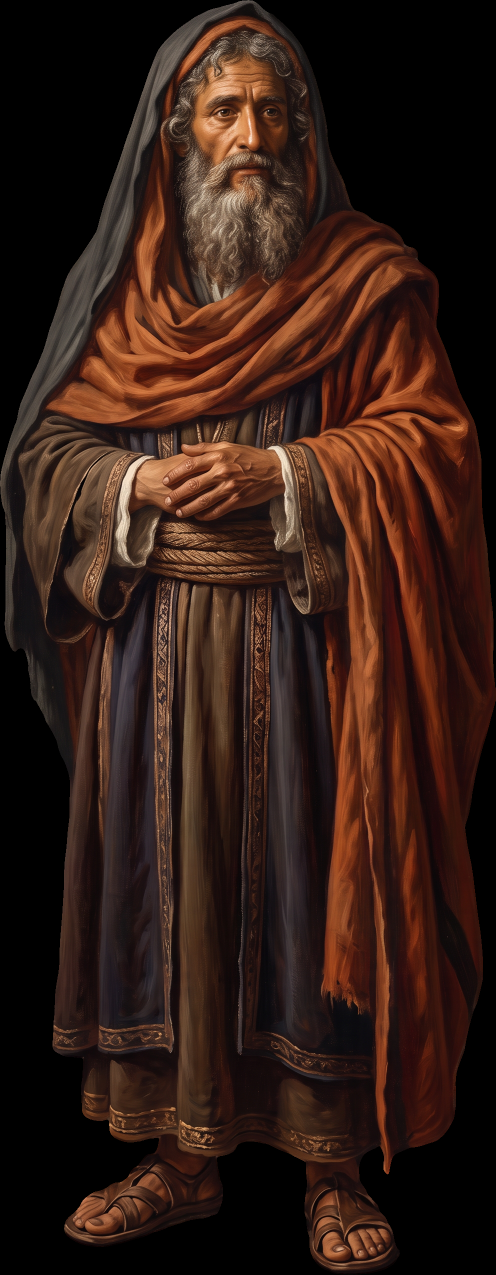
#> input picture bible-bitz/nicodemus/assets/kittl_cut2/joseph_fullbody_01.png, 991 x 2550 px (shown at 1/2 size)
$ python -i film.py   (imports and definitions only)
#> lines starting #> are read from the running program, lines starting #| are printed output that depends on the picture
### bible-bitz/nicodemus/build/motion.py
"""2.5D motion test: real photo backgrounds, cut-out characters as separate layers,
parallax camera, light flicker, drifting dust. Renders short MP4 clips."""
import os, sys, math, random, subprocess
sys.path.insert(0, os.path.dirname(os.path.abspath(__file__)))
import numpy as np, cv2
from PIL import Image, ImageFilter, ImageEnhance, ImageDraw
from engine import ROOT, A, W, H, grain, font

FPS = 16
OUT = os.path.join(ROOT, 'motion_tests'); os.makedirs(OUT, exist_ok=True)
BOWL = lambda s: font('BowlbyOne.ttf', s)


def load(p):
    return Image.open(A(*p.split('/')))


def ease(t):
    return t * t * (3 - 2 * t)


# ---------- photo grading ----------
def night_grade(im, warm_spot=None, strength=1.0):
    """Day-for-night on an old B&W photo: deep blue shadows, optional warm lamp pool."""
    g = np.asarray(im.convert('L'), dtype=np.float32) / 255
    g = np.clip((g - 0.08) * 1.15, 0, 1) ** 1.35
    blue = np.stack([g * 70 + 6, g * 105 + 10, g * 165 + 22], -1)
    if warm_spot:
        h, w = g.shape
        yy, xx = np.mgrid[0:h, 0:w]
        cx, cy, r = warm_spot
        m = np.exp(-(((xx - cx * w) ** 2 + (yy - cy * h) ** 2) / (2 * (r * w) ** 2)))[..., None]
        warm = np.stack([g * 255, g * 175 + 10, g * 95 + 5], -1) * 1.15
        blue = blue * (1 - m * strength) + warm * m * strength
    return Image.fromarray(np.clip(blue, 0, 255).astype(np.uint8))


# [29 lines left out: functions warm_grade, char_to_light, relight, rim_shadow, not called in this run]


# ---------- layer composition ----------
class Layer:
    """An image placed in a virtual 3D space. depth 0 = background, 1 = camera plane.
    Nearer layers move and scale more when the camera moves: that is the parallax."""

    # [180 lines left out: functions __init__, render_frame, _paste, dust_layer, light_pool, add_light and 4 more, not called in this run]


# ---------- scene: rooftops at night ----------
def city_strip():
    """Real view over Jerusalem from the Mount of Olives, graded to night, sky keyed out."""
    im = load('bg/jerusalem_from_olives.jpg').convert('L').crop((150, 440, 1790, 1340))
    g = np.asarray(im, dtype=np.float32)
    h, w = g.shape
    yy = np.mgrid[0:h, 0:w][0]
    sky = (g > 175) & (yy < 140)                           # bright sky above the skyline
    sky = cv2.morphologyEx(sky.astype(np.uint8), cv2.MORPH_OPEN, np.ones((5, 5), np.uint8))
    m = (1 - sky).astype(np.float32)
    m = cv2.GaussianBlur(m, (0, 0), 3)
    out = np.asarray(night_grade(im), dtype=np.float32)
    fall = np.clip(1.0 - (yy - 200) / (h - 200), 0.28, 1.0) ** 1.2   # ground fades into darkness
    out = Image.fromarray(np.clip(out * 0.75 * fall[..., None], 0, 255).astype(np.uint8)).convert('RGBA')
    out.putalpha(Image.fromarray((m * 255).astype(np.uint8)))
    d = ImageDraw.Draw(out); rng = random.Random(4)
    for _ in range(140):                                    # lamp-lit windows in the city band
        x, y = rng.uniform(250, w - 60), rng.uniform(70, 210)
        r = rng.uniform(1.5, 3)
        d.ellipse((x - r, y - r, x + r, y + r), fill=(255, 196, 120, 210))
    return out


def roof_ledge():
    """Near rooftop parapet in silhouette: real stone, almost black, with a ragged top."""
    im = load('bg/arched_street_a.jpg').convert('L').crop((60, 900, 760, 1300))
    g = night_grade(im); g = ImageEnhance.Brightness(g).enhance(0.38)
    g = g.resize((W + 400, int((W + 400) * g.height / g.width)), Image.LANCZOS).convert('RGBA')
    w, h = g.size
    m = Image.new('L', (w, h), 0); d = ImageDraw.Draw(m); rng = random.Random(2)
    pts = [(0, h)]; x = 0
    while x < w:
        pts.append((x, rng.uniform(0, 26))); x += rng.uniform(60, 160)
    pts += [(w, 10), (w, h)]
    d.polygon(pts, fill=255)
    g.putalpha(m.filter(ImageFilter.GaussianBlur(2)))
    return g


# [137 lines left out: functions scene_rooftop, scene_bed, sunset_grade, scene_burial, not called in this run]


# [4 lines that do not run on import are left out]

### bible-bitz/nicodemus/build/film.py
"""Full Bible Bitz: Nicodemus video. 2.5D: real photo/painting backgrounds, cut-out
characters on their own layers, parallax camera, captions timed to the voiceover,
sound effects mixed to the words. Usage: python3 build/film.py [scene numbers...]"""
import os, sys, json, math, random, subprocess
from multiprocessing import Pool
sys.path.insert(0, os.path.dirname(os.path.abspath(__file__)))
import numpy as np, cv2
from PIL import Image, ImageDraw, ImageFilter, ImageEnhance, ImageFont
import motion as M
from motion import Layer, render_frame, relight, night_grade, add_light, light_pool, dust_layer, ease, W, H, FPS
from engine import ROOT, A, grain, font
import stills2 as S2
from timewarp import T, END_NEW

# [1 line not run here, left out]
AUD = os.path.join(ROOT, 'audio')
# [1 line not run here, left out]
BOWL = lambda s: font('BowlbyOne.ttf', s)
CINZEL = lambda s: font('Cinzel.ttf', s, 700)
GOLD = (236, 178, 56); WHITE = (246, 240, 228)
load = M.load
# [2 lines not run here, left out]


# ---------------- text ----------------
FIX = {'BITS': 'BITZ', 'BITS.': 'BITZ.', 'ANOTHIN.': 'ANOTHEN.', 'ALLOS.': 'ALOES.', 'ARK.': 'ARC.'}
KEY = {'NICODEMUS', 'NIGHT', 'NIGHT?', 'AGAIN', 'ABOVE', 'GALILEE', 'CROSS', 'HUNDRED', '75', 'MYRRH', 'ALOES',
       'DAYLIGHT', 'JOHN', 'FAITH', 'COURAGE', 'FEAR', 'SPIRIT', 'JERUSALEM', 'BITZ', 'BIBLE', 'JESUS', 'BORN',
       'ANOTHEN', 'JOSEPH', 'DEAD', 'ARC', 'QUIET', 'GOD', 'ISRAEL', 'LAW', 'SCRIPTURES', 'PHARISEE', 'RESPECT'}


def caption_chunks():
    chunks, cur = [], []
    for w in WORDS:
        cur.append(w)
        end = w['w'][-1] in '.?!,'
        if end or len(cur) >= 3:
            chunks.append(cur); cur = []
    if cur: chunks.append(cur)
    out = []
    for i, c in enumerate(chunks):
        s = c[0]['s']; e = chunks[i + 1][0]['s'] if i + 1 < len(chunks) else c[-1]['e'] + 0.6
        e = min(e, c[-1]['e'] + 0.5)
        words = [FIX.get(x['w'].upper(), x['w'].upper()) for x in c]
        out.append({'s': s, 'e': e, 'words': words})
    return out


# [1 line that did not run here, left out]
_cap_cache = {}


# [30 lines left out: functions caption_img, draw_caption, not called in this run]


_vt = {}


# [14 lines left out: functions verse_tag, word_in, not called in this run]


def big(txt, size=150, col=WHITE):
    return M.glow_word(txt, size, col)


def serif(txt, size=110, col=WHITE):
    return S2.glow_text(txt, CINZEL(size), col, glow=14)


# ---------------- channel logo ----------------
_logo = None


# [32 lines left out: functions logo_card, logo_reveal, not called in this run]

# ---------------- backgrounds ----------------
def fill(im, scale=1.12, blur=0):
    im = im.convert('RGB'); s = max(W * scale / im.width, H * scale / im.height)
    im = im.resize((int(im.width * s) + 1, int(im.height * s) + 1), Image.LANCZOS)
    if blur: im = im.filter(ImageFilter.GaussianBlur(blur))
    return im.convert('RGBA')


# [30 lines left out: functions bg_court, bg_street, bg_painting, gallery, not called in this run]


_city = None


def night_sky_city():
    global _city
    if _city is None:
        sky = load('bg/stars.jpg'); sky = sky.crop((0, 0, sky.width, int(sky.height * 0.5)))
        sky = fill(ImageEnhance.Brightness(ImageEnhance.Color(sky).enhance(0.7)).enhance(0.85))
        city = M.city_strip(); s = (W * 1.45) / city.width
        city = city.resize((int(city.width * s), int(city.height * s)), Image.LANCZOS).filter(ImageFilter.GaussianBlur(2))
        _city = (sky, city)
    return _city


def tomb_bg(warm=True):
    bg = load('bg/garden_tomb_color.jpg').crop((620, 0, 1920, 1100))
    return fill(M.sunset_grade(bg), scale=1.1, blur=3.5)


# [5 lines left out: function olives_day, not called in this run]


# ---------------- scene table ----------------
# each scene: start, end, builder -> dict(layers, cam, extra(f,t), lights, sfx tags)
def L(img, x, y, h=None, depth=0.5, anim=None, shadow=True, blur=0):
    return Layer(img, x, y, h=h, depth=depth, anim=anim, blur=blur, shadow=shadow)


def bgL(img, dx=0):
    return Layer(img, W / 2 + dx, H / 2, depth=0.0, shadow=False)


def push(z=0.08, px=0, py=0):
    return lambda k: {'zoom': 1 + z * k, 'panx': px * k, 'pany': py * k}


# [12 lines left out: functions walk_in, fade_in, not called in this run]


def breathe(t):
    return {'dy': 3 * math.sin(t * 1.4), 'scale': 1 + 0.004 * math.sin(t * 1.4)}


def lantern_flicker(x, y, r=260, base=0.5):
    return lambda f, t: add_light(f, light_pool(x, y, r), base + 0.12 * math.sin(t * 12) + 0.06 * math.sin(t * 29))


def build_scenes():
    sc = []
    add = lambda s, e, **kw: sc.append(dict(s=s, e=e, **kw))
    nic = lambda: relight(cut('nicodemus_fullbody_01'), light=(0.2, 0.3), reach=1.2, ambient=(0.55, 0.6, 0.8))
    nic_day = lambda: relight(cut('nicodemus_fullbody_01'), light=(-0.2, 0.2), reach=1.8, ambient=(0.75, 0.7, 0.68), warm=(1.1, 1.0, 0.86))
    lantern = lambda: relight(cut('s01_rooftop_lantern'), light=(0.72, 0.62))

    # 1  Jerusalem. Night.
    sky, city = night_sky_city()
    ledge = M.roof_ledge().filter(ImageFilter.GaussianBlur(4))
    add(0.0, 1.54, layers=lambda: [bgL(sky), L(city, W / 2, 820 + city.height / 2, depth=0.2, shadow=False), Layer(ledge, W / 2, 1600 + ledge.height / 2, depth=0.95)],
        cam=push(0.12, 0, -30), dust='cold', words=[(0.0, big('JERUSALEM.', 128), W / 2, 520), (1.1, big('NIGHT.', 170, GOLD), W / 2, 700)])
    # 2  A man steps out of the shadows.
    add(1.54, 3.12, layers=lambda: [bgL(bg_street('a')), L(lantern(), 560, 1600 - 520, h=1040, depth=0.6, anim=fade_in(0, 0.9, dy=60))],
        cam=push(0.1), lights=[lantern_flicker(700, 1270)], dust='warm')
    # 3  respected, educated, powerful
    add(3.12, 5.56, layers=lambda: [bgL(bg_court()), L(nic(), W / 2, 1640 - 600, h=1200, depth=0.6, anim=breathe)],
        cam=push(0.1, 0, -20), words=[(3.12, serif('RESPECTED', 86), W / 2, 330), (3.9, serif('EDUCATED', 86), W / 2, 450), (4.6, serif('POWERFUL', 86, GOLD), W / 2, 570)])
    # 4a name
    add(5.56, 7.6, layers=lambda: [bgL(S2.wood_wall(0.5).resize((int(W * 1.12), int(H * 1.12)))),
                                   L(nic(), W / 2, 1700 - 650, h=1300, depth=0.6, anim=breathe)],
        cam=push(0.08), words=[(5.7, serif('NICODEMUS', 128), W / 2, 420)], under_words=True)
    # 4b risk his reputation for one conversation (heartbeat)
    add(7.6, 10.38, layers=lambda: [bgL(bg_street('b')), L(nic(), W / 2, 2300 - 1050, h=2100, depth=0.7, anim=breathe)],
        cam=push(0.14, 0, 60), words=[(9.0, big('ONE CONVERSATION.', 92, GOLD), W / 2, 420)])
    # 5 title
    def title_extra(f, t):
        pass
    add(10.38, 12.6, layers=lambda: [bgL(bg_painting('tissot_nicodemus', None, 0.6, 2))],
        cam=push(0.06), logo_at=10.38)
    # 6a Pharisee, ruler
    add(12.6, 15.0, layers=lambda: [bgL(bg_court()), L(nic(), 640, 1640 - 560, h=1120, depth=0.6, anim=walk_in(-200, dur=1.2))],
        cam=push(0.08, -20), verse='JOHN 3:1')
    # 6b seat among the leaders
    add(15.0, 17.42, layers=lambda: [bgL(bg_painting('sanhedrin', (300, 0, 1500, 1302), 0.8))], cam=push(0.12, 40), verse='JOHN 3:1', sfx_bed='murmur')
    # 7 teacher of Israel
    add(17.42, 19.76, layers=lambda: [bgL(bg_painting('tissot_interview', (20, 20, 570, 748), 0.9))],
        cam=push(0.1), verse='JOHN 3:10')
    # 8 knew the law, the scriptures
    add(19.76, 21.6, layers=lambda: [bgL(bg_painting('callot_pharisees', (40, 40, 1640, 1100), 0.85))], cam=push(0.14, -30))
    # 9 did not have every answer
    add(21.6, 23.26, layers=lambda: [bgL(bg_street('b')), L(nic(), W / 2, 1700 - 650, h=1300, depth=0.6, anim=breathe)],
        cam=push(0.08), words=[(22.3, big('?', 300, GOLD), 820, 520)])
    # 10 leaders had made up their minds
    add(23.26, 25.36, layers=lambda: [bgL(bg_painting('tissot_council', (40, 60, 720, 530), 0.85))], cam=push(0.12, 30), sfx_bed='murmur')
    # 11 watched the miracles, not so sure (bed)
    add(25.36, 28.08, kind='bed')
    # 12 came to Jesus at night (rooftop walk)
    add(28.08, 30.2, kind='rooftop', verse='JOHN 3:2')
    # 13 Why at night? The Bible does not say.
    add(30.2, 31.92, layers=lambda: [bgL(sky), L(city, W / 2, 820 + city.height / 2, depth=0.2, shadow=False), Layer(ledge, W / 2, 1600 + ledge.height / 2, depth=0.95)], cam=push(0.1, 0, -40),
        words=[(30.2, big('WHY AT NIGHT?', 120, GOLD), W / 2, 560)])
    # 14 fear... but he came (cat scare)
    add(31.92, 35.32, kind='cat')
    # 15 respect / Rabbi...
    add(35.32, 39.14, layers=lambda: [bgL(bg_painting('tanner_night_visit', (500, 60, 1500, 1640), 0.9))],
        cam=push(0.12), verse='JOHN 3:2')
    # 16 Jesus answers... born again
    add(39.14, 42.6, layers=lambda: [bgL(bg_painting('dejode_night_piece', (60, 40, 1640, 1180), 0.9))], cam=push(0.16, 0, -30),
        verse='JOHN 3:3', words=[(41.24, big('BORN AGAIN.', 140, GOLD), W / 2, 420)], shake=41.24)
    # 17 Greek word
    add(42.6, 47.2, kind='greek', verse='JOHN 3:3')
    # 18 womb question / fair question
    add(47.2, 51.4, layers=lambda: [bgL(bg_street('a')), L(lantern(), 560, 1620 - 520, h=1040, depth=0.6, anim=breathe)],
        cam=push(0.1), lights=[lantern_flicker(700, 1290)], verse='JOHN 3:4', words=[(47.6, big('?', 260, GOLD), 300, 520), (50.26, big('FAIR.', 150, GOLD), 820, 520)])
    # 19 Jesus explains... from the spirit
    add(51.4, 55.68, layers=lambda: [bgL(bg_painting('tissot_interview', (30, 200, 560, 700), 0.85))], cam=push(0.16, 0, -20),
        verse='JOHN 3:5-6', glow_at=54.84)
    # 20a story goes quiet
    add(55.68, 59.1, layers=lambda: [bgL(bg_street('a', night=False))], cam=push(0.06, 30), words=[(55.9, serif('quiet.', 120), W / 2, 520)], sfx_bed='tick')
    # 20b nothing more of Nicodemus (empty frame)
    add(59.1, 61.74, kind='fade_out')
    # 21a leaders want him arrested
    add(61.74, 63.8, layers=lambda: [bgL(bg_painting('sanhedrin', (100, 0, 1300, 1302), 0.75))], cam=push(0.14, -40), sfx_bed='murmur')
    # 21b one voice speaks up
    add(63.8, 66.64, layers=lambda: [bgL(bg_court()), L(nic(), 760, 1640 - 560, h=1120, depth=0.6, anim=walk_in(260, dur=1.4))],
        cam=push(0.1), sfx_bed='murmur_stop', words=[(65.2, big('ONE VOICE.', 140, GOLD), W / 2, 420)])
    # 22 Does our law judge...
    add(66.64, 68.52, layers=lambda: [bgL(bg_court()), L(nic(), W / 2, 2250 - 1000, h=2000, depth=0.7, anim=breathe)], cam=push(0.1, 0, 40), verse='JOHN 7:51')
    # 23 They turn on him / Galilee
    add(68.52, 70.74, layers=lambda: [bgL(bg_court()), L(relight(cut('s04_council_facepalm'), light=(0.3, 0.2), reach=1.3, ambient=(0.6, 0.62, 0.8)),
                                                           W / 2, 1920 - 560 + 40, h=1120 * 1.6, depth=0.6, anim=fade_in(0, 0.2, dy=40))],
        cam=push(0.08), verse='JOHN 7:52', words=[(69.48, big('GALILEE?!', 140, GOLD), W / 2, 380)], sfx_bed='murmur')
    # 24 says no more
    add(70.74, 72.06, layers=lambda: [bgL(bg_court()), L(nic(), W / 2, 1640 - 450, h=900, depth=0.6)], cam=push(0.05), darken=True)
    # 25 the cross
    add(72.06, 75.42, layers=lambda: [bgL(fill(ImageEnhance.Brightness(raw('zurbaran_crucifixion').crop((0, 0, 1686, 2974))).enhance(0.9), scale=1.1))],
        cam=push(0.1, 0, 60))
    # 26 two men step forward
    add(75.42, 79.68, kind='burial', verse='JOHN 19:38-39')
    # 27 a hundred pounds of myrrh and aloes
    add(79.68, 85.2, kind='spices', verse='JOHN 19:39')
    # 28 came to Jesus by night (callback)
    add(85.2, 88.84, kind='rooftop', verse='JOHN 19:39', words=[(87.2, big('BY NIGHT.', 140), W / 2, 420)])
    # 29 now in daylight
    add(88.84, 92.1, kind='sack_day', words=[(89.2, big('DAYLIGHT.', 140, GOLD), W / 2, 380)])
    # 30 last the Bible tells us / only John
    add(92.1, 95.42, layers=lambda: [bgL(bg_painting('tissot_nicodemus', None, 0.8))], cam=push(0.12),
        words=[(93.84, serif('ONLY JOHN', 110, GOLD), W / 2, 330)])
    # 31-32 three scenes + arc
    add(95.42, 101.04, kind='three')
    # 33 full of questions (bed)
    add(101.04, 102.86, kind='bed2')
    # 34 quiet for a time
    add(102.86, 103.84, layers=lambda: [bgL(bg_street('a', night=False))], cam=push(0.06, -30))
    # 35 standing in the open
    add(103.84, 105.64, layers=lambda: [bgL(tomb_bg()), L(nic_day(), W / 2, 1660 - 600, h=1200, depth=0.6, anim=fade_in(0, 0.4, dy=30))],
        cam=push(0.1), glow_at=103.9, sfx_hit='riser_end')
    # 36 faith / courage
    add(105.64, 108.3, layers=lambda: [bgL(olives_day()), L(nic_day(), 360, 1700 - 500, h=1000, depth=0.6, anim=breathe)], cam=push(0.08, 40),
        words=[(105.64, big('FAITH', 140, GOLD), 700, 460), (107.1, big('COURAGE', 130, GOLD), 680, 620)])
    # 37 Bible Bitz end title
    add(108.3, 110.14, layers=lambda: [bgL(bg_painting('tissot_nicodemus', None, 0.6, 2))],
        cam=push(0.05), logo_at=108.3)
    # 38 like & subscribe / more people
    add(110.14, 118.4, kind='outro')
    return sc


# ---------------- special scenes ----------------
# [142 lines left out: functions special, whip, not called in this run]


def render_scene(i):
    scenes = build_scenes(); s = dict(scenes[i]); s0 = s['s']
    s['s'], s['e'] = T(s['s']), (T(s['e']) if i < len(scenes) - 1 else END_NEW)
    for key in ('shake', 'glow_at', 'logo_at'):
        if s.get(key): s[key] = T(s[key])
    s['words'] = [(T(tt), im, x, y) for tt, im, x, y in s.get('words', [])]
    spec = special(s) if s.get('kind') else {}
    layers = spec.get('layers') or s['layers']()
    cam = spec.get('cam') or s.get('cam') or push()
    words = list(s.get('words', [])) + [(T(tt) if spec.get('words_old', True) else tt, im, x, y) for tt, im, x, y in spec.get('words', [])]
    post = spec.get('post'); lights = s.get('lights', [])
    dust = spec.get('dust') or s.get('dust')
    dfn = dust_layer(45, i + 3, warm=(dust != 'cold')) if dust else None
    f0 = round(s['s'] * FPS); f1 = round(s['e'] * FPS); n = f1 - f0
    shake = (T(spec['shake']) if spec.get('shake') else None) or s.get('shake'); glow_at = s.get('glow_at')
    # [22 lines left out: function frame, not called in this run]
    path = os.path.join(SC, f'{i:02d}.mp4')
    p = subprocess.Popen(['ffmpeg', '-v', 'error', '-y', '-f', 'rawvideo', '-pix_fmt', 'rgb24', '-s', f'{W}x{H}', '-r', str(FPS), '-i', '-',
                          '-c:v', 'libx264', '-pix_fmt', 'yuv420p', '-crf', '20', '-preset', 'medium', path], stdin=subprocess.PIPE)
    for j in range(n): p.stdin.write(np.asarray(frame(j).convert('RGB')).tobytes())
    p.stdin.close(); p.wait()
    return i, n


# [6 lines not run here, left out]

>>> import cv2
>>> picture = cv2.imread('../assets/kittl_cut2/joseph_fullbody_01.png')
#> picture is the input picture: shape (2550, 991, 3); mean B, G, R 21.3, 29.3, 51
>>> result = render_scene(picture)
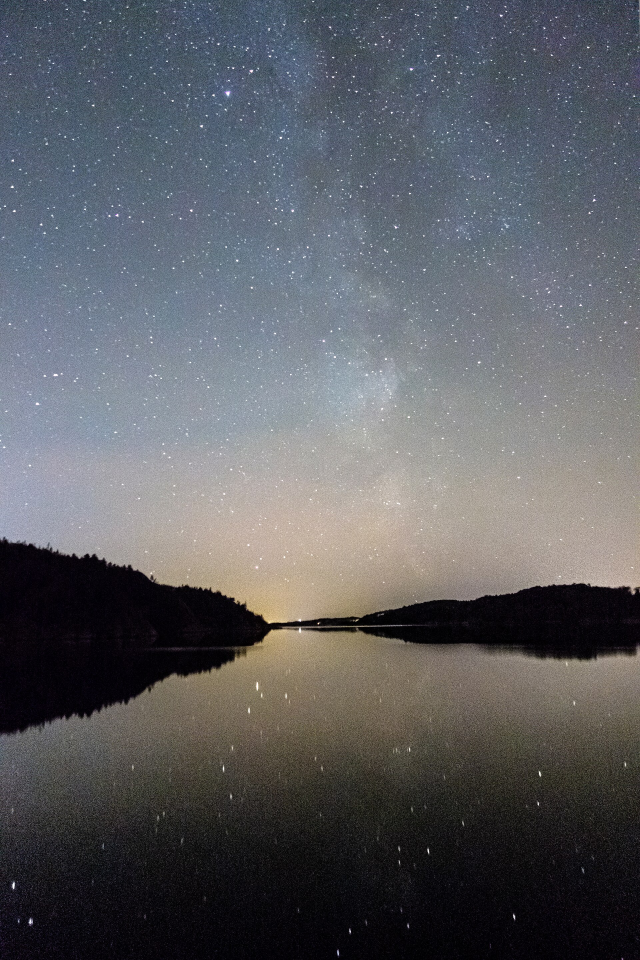
#> input picture bible-bitz/nicodemus/assets/bg/stars.jpg, 1920 x 2880 px (shown at 1/3 size)
#> in load, returned value is the input picture: PIL image 1920x2880 RGB; mean R, G, B 92.3, 94, 98.3
#> in night_sky_city, `sky = sky.crop((0, 0, sky.width, int(sky.height * 0.5)))`:
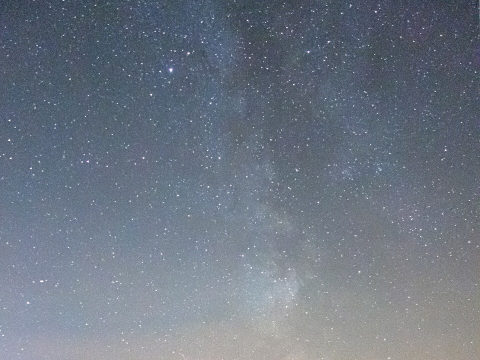
#> sky: PIL image 1920x1440 RGB (shown at 1/4 size); mean R, G, B 109.2, 118.1, 130.7
#> in fill, `im = im.convert('RGB')`:
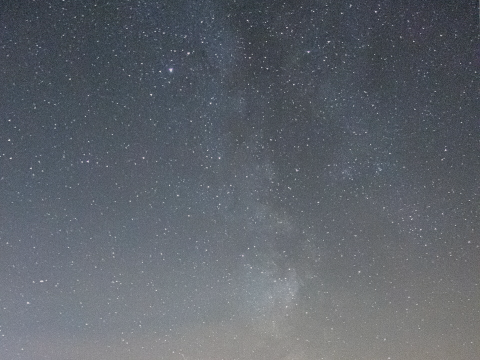
#> im: PIL image 1920x1440 RGB (shown at 1/4 size); mean R, G, B 94, 99.3, 106.7
#> call 2 of load, with p = 'bg/jerusalem_from_olives.jpg'
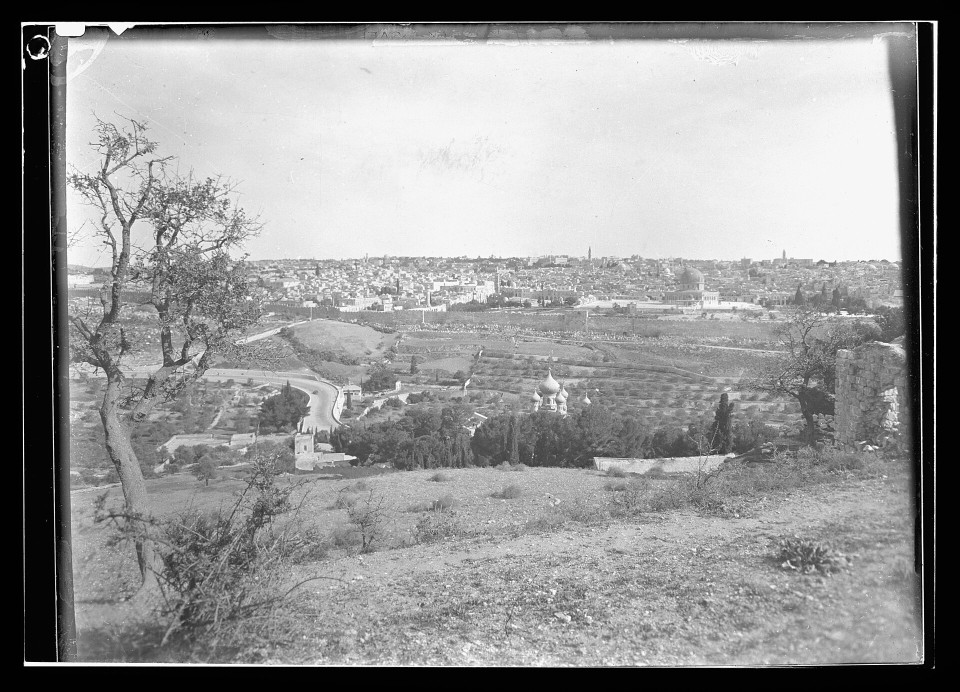
#> input picture bible-bitz/nicodemus/assets/bg/jerusalem_from_olives.jpg, 1920 x 1384 px (shown at 1/2 size)
#> in load, returned value is the input picture: PIL image 1920x1384 L; min 0, max 255, mean 147.4
#> in city_strip, `im = load('bg/jerusalem_from_olives.jpg').convert('L').crop((150, 440,..`:
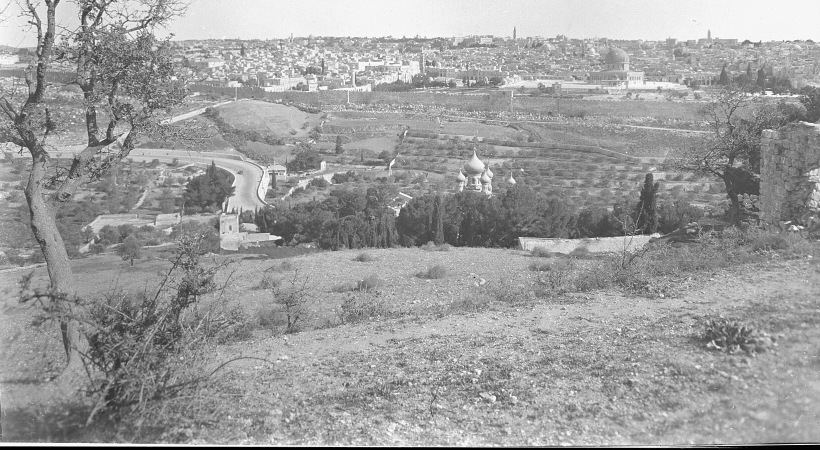
#> im: PIL image 1640x900 L (shown at 1/2 size); min 0, max 255, mean 156.9
#> (the rest of the program and of its run is left out)
